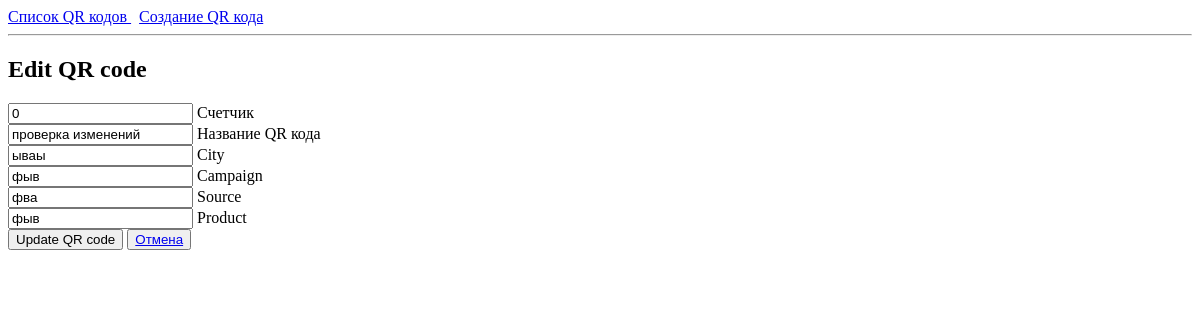
Before: /qr/voedl-1574523888/update/ with the older database file.
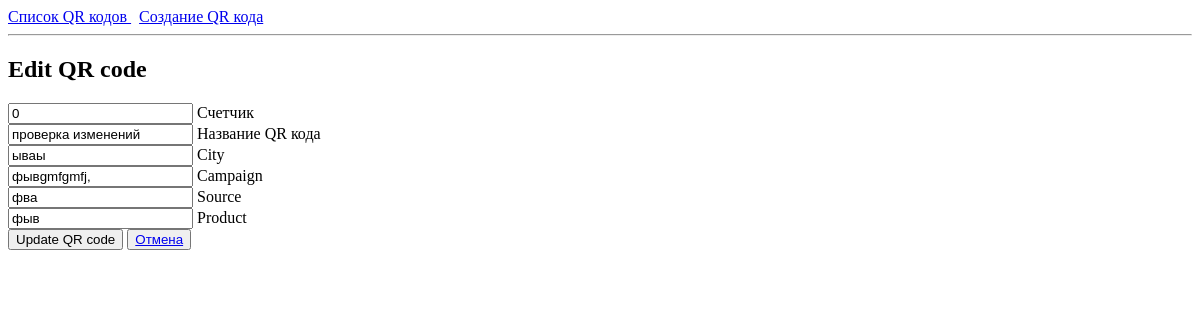
After: the same page with the newer database file.
### qr_code/apps/qr_list/models.py (models this page shows, shortened)
class List(models.Model):
	qr_date = models.DateTimeField('дата создания', auto_now_add=True, db_index=True)
	qr_name = models.CharField('Название QR кода', max_length=100, null=False, blank=True, db_index=True)
	qr_city = models.CharField('City', max_length=100, null=False, blank=True, )
	qr_campaign = models.CharField('Campaign', max_length=100, null=False, blank=True, )
	qr_source = models.CharField('Source', max_length=100, null=False, blank=True, )
	qr_product = models.CharField('Product', max_length=100, null=False, blank=True, )
	qr_quantity = models.IntegerField('счетчик', default=0, null=False, blank=True)
	slug = models.SlugField('слаг', unique=True, blank=True)
	class Meta:
		ordering = ('-qr_date',)
	def get_update_url(self):
		return reverse('qr_update_url', kwargs={'slug':self.slug})

### qr_code/apps/qr_list/views.py (the view, shortened to what this page needs)
# urls.py: path('<str:slug>/update/', views.ListUpdate.as_view(), name='qr_update_url'),
class ListUpdate(View):
	def get(self, request, slug):
		detail = List.objects.get(slug__iexact=slug)
		bound_form = ListForm(instance=detail)
		return render(request, 'qr_list/qr_update.html', context={'form':bound_form, 'detail':detail})

### qr_code/apps/qr_list/forms.py (shortened to what this page needs)
class ListForm(forms.ModelForm):
	class Meta:
		model = List
		fields = ['qr_quantity','qr_name', 'qr_city', 'qr_campaign', 'qr_source', 'qr_product',]

### qr_code/templates/qr_list/qr_update.html (shortened to what this page needs)
{% extends 'qr_list/base.html' %}
{% block content %}
	<h2>Edit QR code</h2>
	<form action="{{ detail.get_update_url }}" method="post">
{% for field in form %}
{{ field }}  {{ field.label }} <br>
{% endfor %}
		<button type="submit" >Update QR code</button>
		<button type="submit"><a href={% url 'base_page' %} > Отмена</a></button>
	</form>
{% endblock %}

Changed rows visible on the page:
changed List "проверка изменений": qr_campaign "фыв" → "фывgmfgmfj,"
